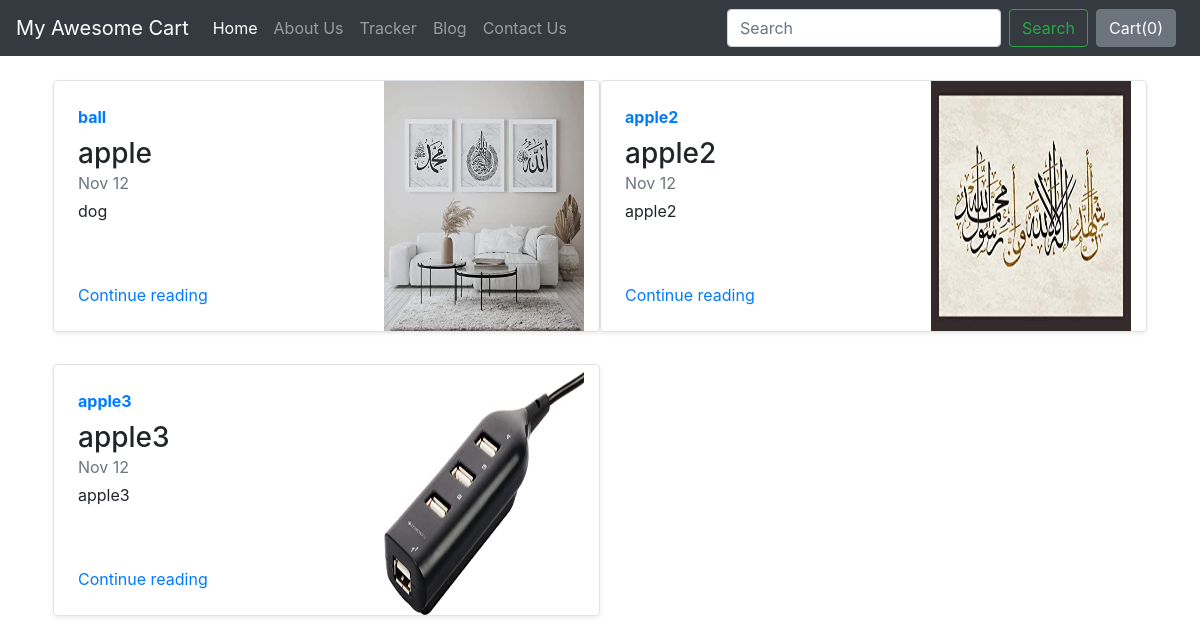
Screenshot of /blog/ with the database file from the repository.
### blog/models.py (models this page shows, shortened)
class Blogpost(models.Model):
    post_id = models.AutoField(primary_key=True)
    title = models.CharField(max_length=50)
    head0 = models.CharField(max_length=500, default="")
    chead0 = models.CharField(max_length=5000, default="")
    head1 = models.CharField(max_length=500, default="")
    chead1 = models.CharField(max_length=5000, default="")
    head2 = models.CharField(max_length=500, default="")
    chead2 = models.CharField(max_length=5000, default="")
    pub_date = models.DateField()
    thumbnail = models.ImageField(upload_to="shop/images",default="")

### blog/views.py (the view)
# urls.py: path('', views.index,name="bloHome"),
def index(request):
    myposts = Blogpost.objects.all
    print(myposts)
    return render(request,"blog/index.html",{'myposts':myposts})

### blog/templates/blog/index.html (shortened to what this page needs)
{% extends 'shop/basic.html'%}
{% block body %}
<div class="container mt-4">
<div class="row m-2">
  {% for item in myposts %}
  <div class="col-md-6">
      <div class="row g-0 border rounded overflow-hidden flex-md-row mb-4 shadow-sm h-md-250 position-relative">
        <div class="col p-4 d-flex flex-column position-static">
          <strong class="d-inline-block mb-2 text-primary">{{item.head0}}</strong>
          <h3 class="mb-0">{{item.title}}</h3>
          <div class="mb-1 text-muted">Nov 12</div>
          <p class="card-text mb-auto">{{item.head1}}</p>
          <a href="blogpost/{{item.post_id}}" class="stretched-link">Continue reading</a>
        </div>
        <div class="col-auto d-none d-lg-block">
          <img src="/media/{{item.thumbnail}}" class="bd-placeholder-img" width="200" height="250" xmlns="http://www.w3.org/2000/svg" role="img">
        </div>
      </div>
    </div>
    {% if forloop.counter|divisibleby:2 %}
  </div><div class="row m-2">
  {% endif %}
  {% endfor %}
</div>
{% endblock %}

### rows the page displays
Blogpost: head0 "ball", title "apple", head1 "dog", thumbnail (picture)
Blogpost: head0 "apple2", title "apple2", head1 "apple2", thumbnail (picture)
Blogpost: head0 "apple3", title "apple3", head1 "apple3", thumbnail (picture)
